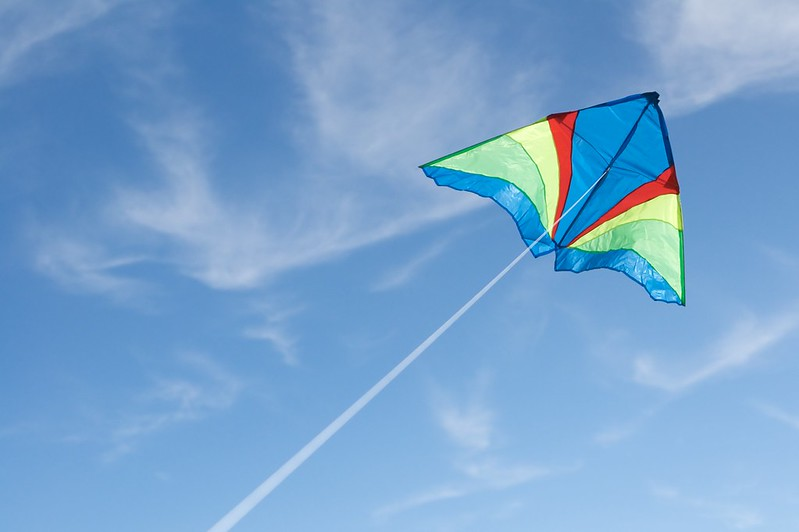
#> input picture HW3/kite.jpg, 799 x 532 px
$ jupyter execute --allow-errors HW3.ipynb   (shell and % lines are left out)
#> lines starting #> are read from the running program, lines starting #| are printed output that depends on the picture
## CS441: Applied ML - HW 3

### Part 1: Estimating PDFs

[cell 1]
# initalization code

import numpy as np
from matplotlib import pyplot as plt
import cv2

# read images
datadir = "./"
im = cv2.imread(datadir + 'kite.jpg')  # this is the full image
#> im is the input picture: shape (532, 799, 3); mean B, G, R 206.3, 163.5, 119.6
im = cv2.cvtColor(im, cv2.COLOR_BGR2RGB)/255
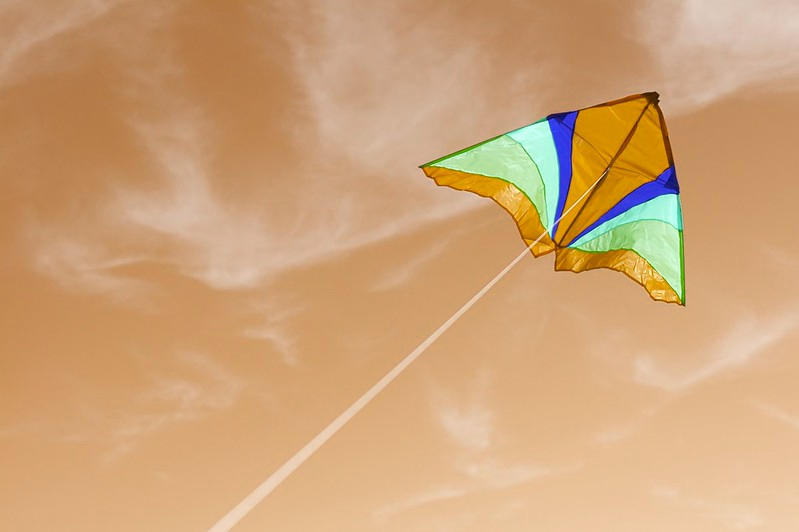
#> im: shape (532, 799, 3) float64; mean B, G, R 0.469, 0.641, 0.809
im = cv2.blur(im, (3, 3))

crop = cv2.imread(datadir + 'kite_crop.jpg')  # this is the cropped image
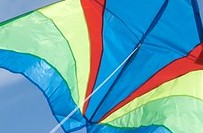
#> input picture HW3/kite_crop.jpg, 203 x 133 px
#> crop is the input picture: shape (133, 203, 3); mean B, G, R 176, 162.5, 101.4
crop = cv2.cvtColor(crop, cv2.COLOR_BGR2RGB)/255
crop = cv2.blur(crop, (3, 3))
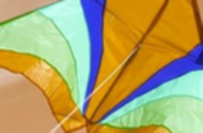
#> crop: shape (133, 203, 3) float64; mean B, G, R 0.398, 0.637, 0.69; drawn with min black and max white

# displays a single image
def display_image(im):
  plt.imshow(im)
  plt.axis('off')
  plt.show()

# displays the image, score map, thresholded score map, and masked image
def display_score(im, score_map, thresh):
  display_image(im)
  display_image(np.reshape(score_map, (im.shape[:2])))
  plt.imshow(np.reshape(score_map>thresh, (im.shape[0], im.shape[1])), cmap='gray')
  plt.axis('off')
  plt.show()
  display_image(np.tile(np.reshape(score_map>thresh, (im.shape[0], im.shape[1], 1)), (1,1,3))*im)

print('Whole image')
display_image(im)

print('Foreground')
display_image(crop)
#> in display_image (call 2), `plt.show()`:
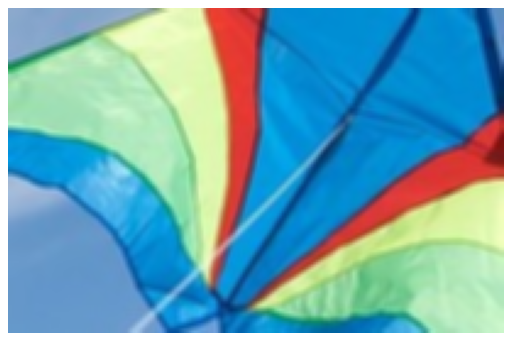
#> figure drawn by matplotlib, 1 panel; B, G, R data is drawn as R, G, B

[cell 2]
print(im.shape)
#| (532, 799, 3)
print(crop.shape)
#| (133, 203, 3)

#### Method 1 (per channel hist)

[cell 3]
# estimate discrete pdf
def estimate_discrete_pdf(values, nvalues, prior=1):
   '''
   Estimate P(values=v) for each possible v in (0, nvalues)
   Input:
      values: the values of the data
      nvalues: range of values, such that 0 <= values < nvalues
      prior: initial count used to prevent any value from having zero probability
   Output:
      p[nvalues,]: P(values=v) for each v
   '''
# TO DO
   p = np.ones(nvalues)*prior
   for v in values:
      p[v] += 1
   ptotal = p.sum()
   for v in range(len(p)):
      p[v] = p[v] / ptotal
   return p

[cell 4]
# reshape so number of rows is number of pixels and number of columns is 3 (for RGB)
im_3 = np.reshape(im, (im.shape[0]*im.shape[1], 3))
crop_3 = np.reshape(crop, (crop.shape[0]*crop.shape[1], 3))

# estimate PDFs and compute score per pixel

# TO DO
def discretize(x, nb):
  bins = np.array(range(nb+1))*(1/nb)
  xd = np.zeros(x.shape, dtype='uint32')
  for i in range(1, len(bins)):
    xd += x > bins[i]
  xd[xd<0] = 0
  xd[xd>len(bins)-2]=len(bins)-2
  return xd

bins = 40
c1 = estimate_discrete_pdf(discretize(crop_3[:,0], bins), bins)
#> in estimate_discrete_pdf, `p = np.ones(nvalues)*prior`: p = 40 values from 1 to 1
#> the loop in estimate_discrete_pdf, `for v in values:` made 26999 passes
#> v on passes 1 to 3: 22, 22, 22
#> after the loop in estimate_discrete_pdf, `for v in values:`: p = 40 values, max 6717 at index 0, min 1 at index 39, mean 676
#> in estimate_discrete_pdf, `ptotal = p.sum()`: ptotal = 27039
#> the loop in estimate_discrete_pdf, `for v in range(len(p)):` made 40 passes
#> after the loop in estimate_discrete_pdf, `for v in range(len(p)):`: p = 40 values, max 0.248 at index 0, min 3.7e-05 at index 39, mean 0.025
#> c1 has the same summary as p in estimate_discrete_pdf
c2 = estimate_discrete_pdf(discretize(crop_3[:,1], bins), bins)
#> the loop in estimate_discrete_pdf (call 2), `for v in values:` made 26999 passes
#> v on passes 1 to 3: 26, 26, 26
#> the loop in estimate_discrete_pdf (call 2), `for v in range(len(p)):` made 40 passes
#> c2 = 40 values, max 0.107 at index 23, min 3.7e-05 at index 0, mean 0.025
c3 = estimate_discrete_pdf(discretize(crop_3[:,2], bins), bins)
#> c3 = 40 values, max 0.136 at index 31, min 3.7e-05 at index 0, mean 0.025
im_discrete1 = discretize(im_3[:,0], bins)
im_discrete2 = discretize(im_3[:,1], bins)
im_discrete3 = discretize(im_3[:,2], bins)
i1 = estimate_discrete_pdf(im_discrete1, bins)
#> i1 = 40 values, max 0.0937 at index 19, min 2.35e-06 at index 39, mean 0.025
i2 = estimate_discrete_pdf(im_discrete2, bins)
#> i2 = 40 values, max 0.12 at index 26, min 2.35e-06 at index 0, mean 0.025
i3 = estimate_discrete_pdf(im_discrete3, bins)
#> i3 = 40 values, max 0.151 at index 32, min 2.35e-06 at index 0, mean 0.025
Numerator = c1[im_discrete1]*c2[im_discrete2]*c3[im_discrete3]
Denominator = i1[im_discrete1]*i2[im_discrete2]*i3[im_discrete3]
score = np.log(Numerator/Denominator)
t = -2
display_score(im=im, score_map=score, thresh=t)
#> in display_image (call 4), `plt.show()`:
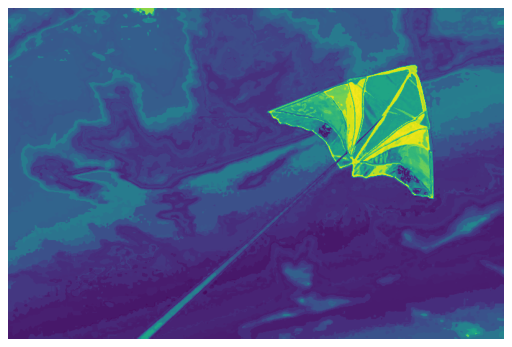
#> figure drawn by matplotlib, 1 panel
#> in display_score, `plt.show()`:
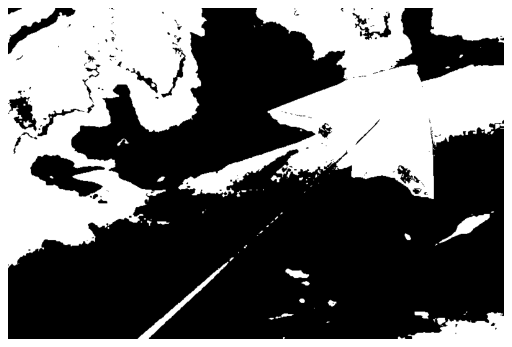
#> figure drawn by matplotlib, 1 panel
#> in display_image (call 5), `plt.show()`:
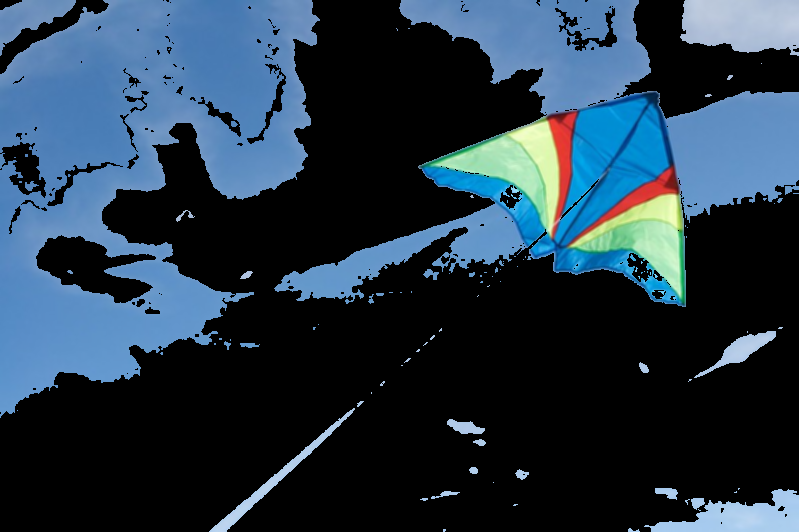
#> shown: shape (532, 799, 3) float64; mean R, G, B 0.146, 0.218, 0.28

[cell 5]
print(c1[im_discrete1].shape)
#| (425068,)
print(c1.shape)
#| (40,)
print(im_discrete1.shape)
#| (425068,)

#### Method 2 (Kmeans)

[cell 6]
# init
import faiss

[cell 7]
# reshape so number of rows is number of pixels and number of columns is 3 (for RGB)
im_3 = np.reshape(im, (im.shape[0]*im.shape[1], 3))
crop_3 = np.reshape(crop, (crop.shape[0]*crop.shape[1], 3))

# estimate PDFs and compute score per pixel

# TO DO
ncentroids = 200
niter = 20
verbose = True
d = im_3.shape[1]
#> d = 3
#> (the rest of this cell did not finish here and is left out)

#### Method 3 (GMM)

[cell 8]
from sklearn.mixture import GaussianMixture

# reshape so number of rows is number of pixels and number of columns is 3 (for RGB)
im_3 = np.reshape(im, (im.shape[0]*im.shape[1], 3))
crop_3 = np.reshape(crop, (crop.shape[0]*crop.shape[1], 3))


# estimate PDFs and compute score per pixel (can use gmm.score_samples where gmm is the mixture model)

# TO DO
gm = GaussianMixture(n_components=5, covariance_type='diag').fit(im_3)
I = gm.predict(im_3)
C = gm.predict(crop_3)
PDF_im = estimate_discrete_pdf(I, ncentroids)
#> PDF_im = 200 values, max 0.423 at index 0, min 2.35e-06 at index 5, mean 0.005
PDF_crop = estimate_discrete_pdf(C, ncentroids)
#> PDF_crop = 200 values, max 0.578 at index 4, min 3.68e-05 at index 5, mean 0.005
Numerator = PDF_crop[I]
Denominator = PDF_im[I]
score = np.log(Numerator/Denominator)
t= -1
display_score(im=im, score_map=score, thresh=t)
#> call 2 of display_score, with score_map = array of shape (425068,), thresh = -1
#> in display_image (call 7), `plt.show()`:
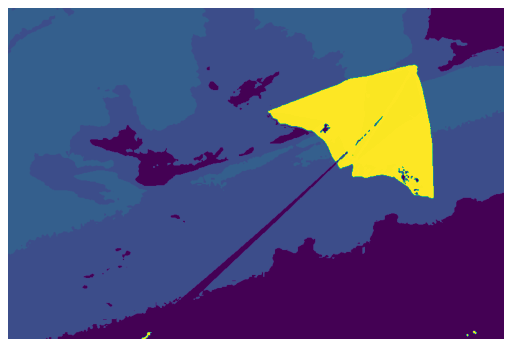
#> figure drawn by matplotlib, 1 panel
#> in display_score (call 2), `plt.show()`:
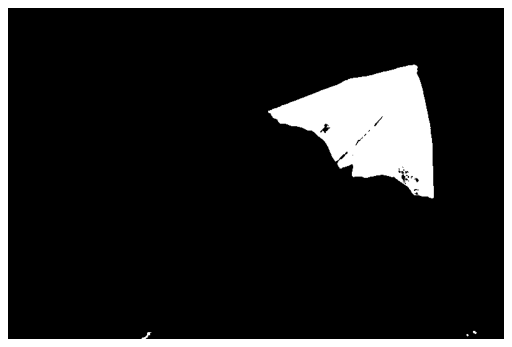
#> figure drawn by matplotlib, 1 panel
#> in display_image (call 8), `plt.show()`:
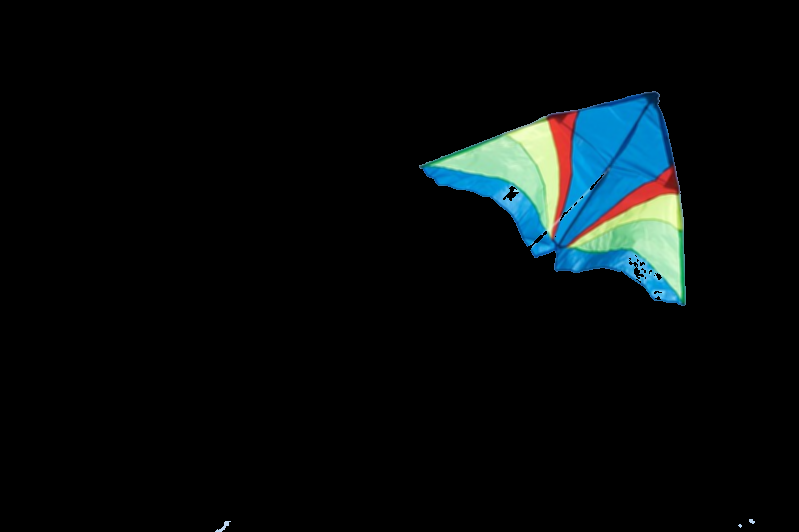
#> shown: shape (532, 799, 3) float64; mean R, G, B 0.0262, 0.046, 0.0496

## Part 2: Robust Estimation

[cell 9]
import numpy as np
from matplotlib import pyplot as plt

# load data
#> (the rest of this cell did not finish here and is left out)

#### 1. No noise
Compute the statistics for the data as a whole

#> (a cell that did not finish here is left out)

#### 2. Percentiles
Assume valid data will fall between the 5th and 95th percentile.

[cell 11]
pct = 0.05

# TO DO
#> (the rest of this cell did not finish here and is left out)

#### 3. EM
Assume valid data follows a Gaussian distribution, while the fake data has a uniform distribution between the minimum and maximum value of salary.

[cell 12]
pz = 0.5
#> (the rest of this cell did not finish here and is left out)

## Part 4: Stretch Goals
Include all your code used for any stretch goals in this section. Add headings where appropriate.

#> (a cell that did not finish here is left out)

[cell 14]
gap = np.zeros((20))
#> (the rest of this cell did not finish here and is left out)

[cell 15]
from sklearn import datasets
data = datasets.load_diabetes(scaled=False)
x = data['data']
y = data['target']
age = x[:,0]
sex = x[:,1]
mutual_info = 0
for a in set(age):
  for s in set(sex):
    p_x_y = np.sum((age==a) & (sex==s))/age.shape[0]
    if p_x_y:
      p_x = np.sum(age==a)/age.shape[0]
      p_y = np.sum(sex==s)/sex.shape[0]
      # print(f"p_x_y={p_x_y},p_x={p_x},p_y={p_y}")
      mutual_info += p_x_y * np.log(p_x_y/p_x/p_y)
print(mutual_info)
